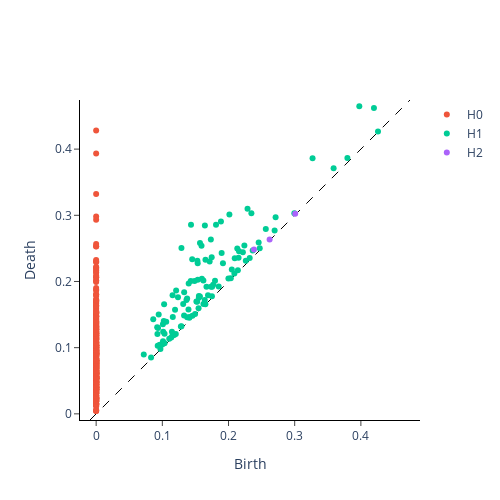

Notebook code for this chart:
### Code cell
plot_persistent_homology(X[50])
